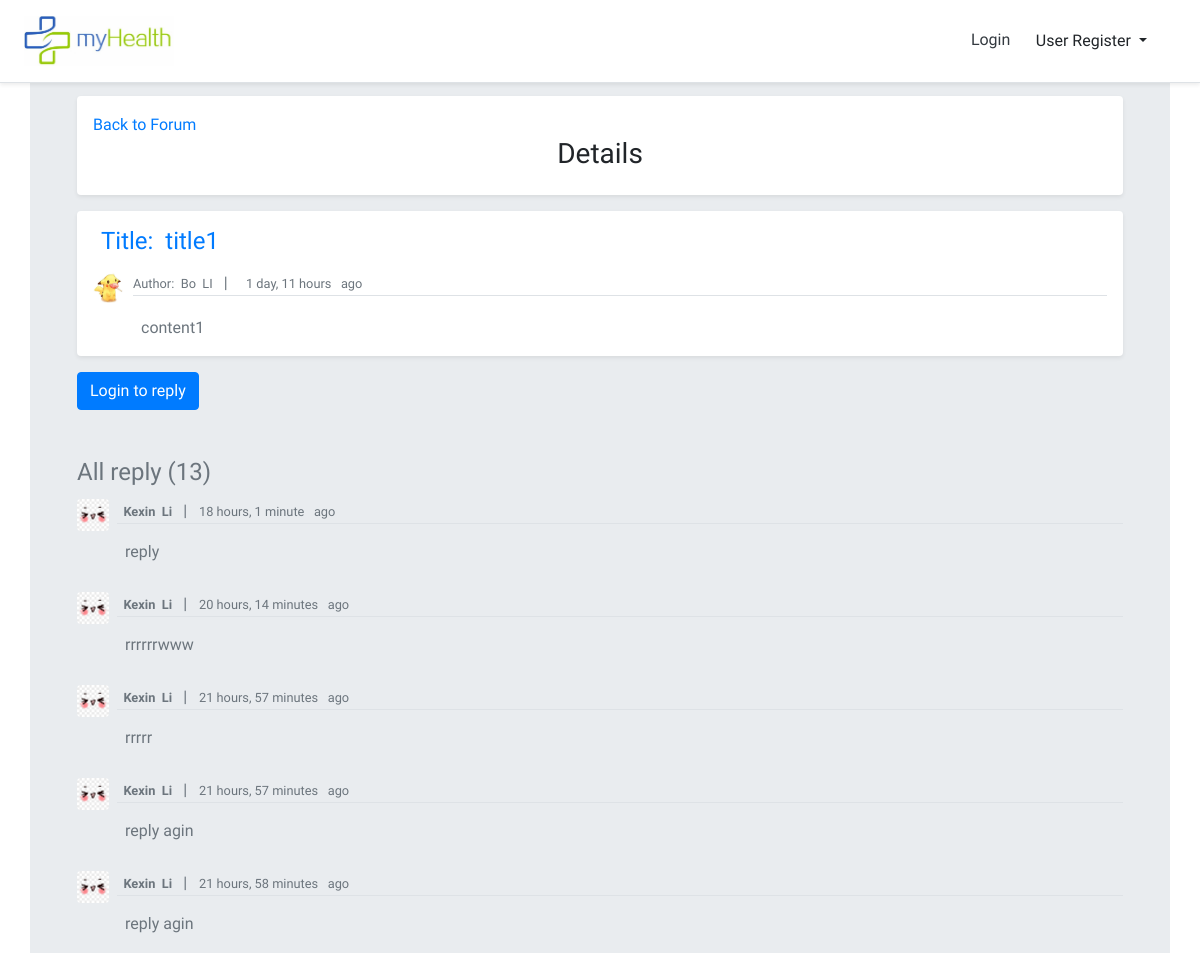
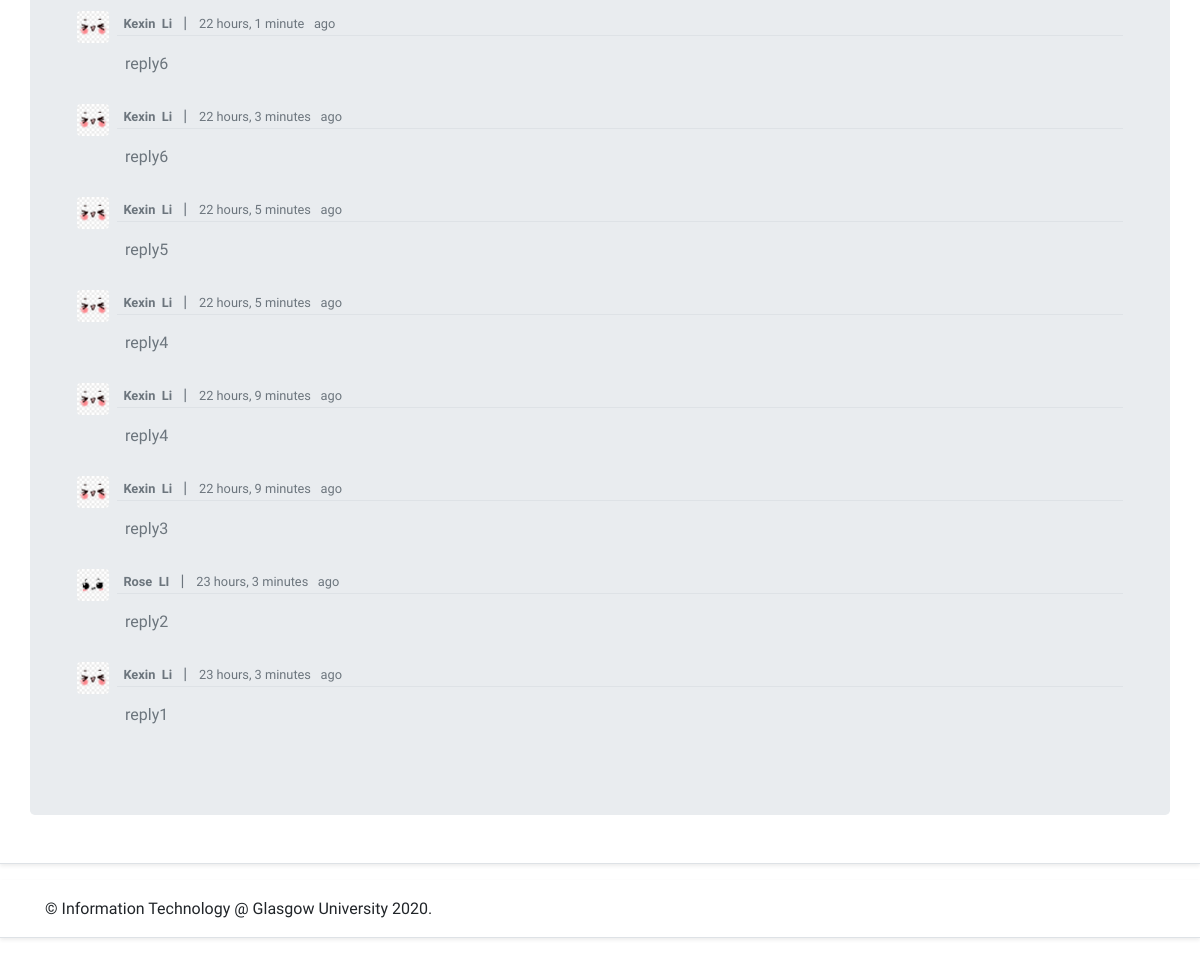
The app's page /post/1/ with its own data (2 pictures, top to bottom).
### myhealth/models.py (models this page shows, shortened)
class Post(models.Model):
    title = models.CharField(max_length=50)
    content = models.TextField()
    timestamp = models.DateTimeField(auto_now_add=True)
    author = models.ForeignKey(get_user_model(), on_delete=models.CASCADE)
    featured = models.BooleanField(default=False)
    def get_absolute_url(self):
        return reverse('post_detail',kwargs={
            'id':self.id
        })
    @property
    def get_replys(self):
        return self.replys.all().order_by('-timestamp')

class User(AbstractBaseUser, PermissionsMixin):
    email = models.EmailField(max_length=254, unique=True)
    GPNO = models.CharField(max_length=10, default='', unique=True)
    first_name = models.CharField(max_length=30, blank=True)
    last_name = models.CharField(max_length=30, blank=True)
    is_staff = models.BooleanField(default=False)
    is_superuser = models.BooleanField(default=False)
    is_patient = models.BooleanField(default=False)
    is_doctor = models.BooleanField(default=False)
    is_admin = models.BooleanField(default=False)
    is_active = models.BooleanField(default=True)
    last_login = models.DateTimeField(null=True, blank=True)
    date_joined = models.DateTimeField(auto_now_add=True)
    USERNAME_FIELD = 'email'
    EMAIL_FIELD = 'email'
    REQUIRED_FIELDS = ['GPNO','first_name','last_name']
    objects = UserManager()

class PatientProfile(models.Model):
    user = models.OneToOneField(get_user_model(), related_name='patientprofile', on_delete=models.CASCADE)
    GENDER_CHOICES = (
        (0, '------------'),
        (1, 'female'),
        (2, 'male'),
    )
    gender = models.IntegerField(choices=GENDER_CHOICES, default=0)
    birth = models.DateField(blank=True, null=True)
    address = models.CharField(max_length=255, blank=True, null=True)
    tel = models.CharField(max_length=20, blank=True, null=True)
    image = models.ImageField(default='default.jpg', upload_to='profile_pics')

class Reply(models.Model):
    user = models.ForeignKey(get_user_model(),blank=True, null=True,on_delete=models.CASCADE)
    timestamp = models.DateTimeField(auto_now_add=True)
    content = models.TextField()
    post = models.ForeignKey(Post, related_name='replys', on_delete=models.CASCADE)

class DoctorProfile(models.Model):
    user = models.OneToOneField(get_user_model(), related_name='doctorprofile', on_delete=models.CASCADE)
    staffID = models.CharField(max_length=10, default='', unique=True)
    GENDER_CHOICES = (
        (0, '------------'),
        (1, 'female'),
        (2, 'male'),
    )
    gender = models.IntegerField(choices=GENDER_CHOICES, default=0)
    birth = models.DateField(blank=True, null=True)
    address = models.CharField(max_length=255, blank=True, null=True)
    work_address = models.CharField(max_length=255, blank=True, null=True)
    tel = models.CharField(max_length=20, blank=True, null=True)
    direction = models.CharField(max_length=255, blank=True, null=True)
    description = models.CharField(max_length=255, blank=True, null=True)
    image = models.ImageField(default='default.jpg',upload_to='profile_pics')

### myhealth/views.py (the view, shortened to what this page needs)
# urls.py: path('post/<int:id>/', views.post, name='post_detail'),
def post(request, id):
    post = get_object_or_404(Post, id=id)
    reply_form = ReplyForm(request.POST or None)
    context ={
        'reply_form':reply_form,
        'post':post
    }
    return render(request,"myhealth/postDetail.html",context)

### templates/myhealth/postDetail.html (shortened to what this page needs)
{% extends "myhealth/base.html" %}
{% load staticfiles %}
{% load crispy_forms_tags %}
{% block content %}
    <div class="my-3 p-3 bg-white rounded shadow-sm">
        <section>
            <a href="{% url 'forum' %}" class="text-left">Back to Forum</a>
            <h3 class="text-center">Details</h3>
        </section>
    </div>
    <div class="my-3 p-3 bg-white rounded shadow-sm">
        <div class="media text-muted">
            <h4 class="ml-2 mb-0"><a class="article-title" href="{{ post.get_absolute_url }}">Title:&nbsp;&nbsp;{{ post.title }}</a></h4>
          </div>
        <div class="media text-muted pt-3">
            <img src="{{post.author.patientprofile.image.url}}" alt="{{post.author.first_name}}"
                class="bd-placeholder-img mr-2 rounded" width="32" height="32">
            <p class="media-body border-bottom border-gray">
                <small class="text-gray-dark">
                    Author:&nbsp;&nbsp;{{ post.author.first_name }}&nbsp;&nbsp;{{ post.author.last_name }}
                </small>
                &nbsp;&nbsp;|&nbsp;&nbsp;
                <small class="text-gray-dark">&nbsp;&nbsp;{{ post.timestamp|timesince }} &nbsp;&nbsp;ago</small>
            </p>
        </div>
        <div class="media text-muted pt-1">
            <p class="media-body ml-5 mb-0 lh-125 ">
                {{ post.content }}
            </p>
        </div>
    </div>
    {% if request.user.is_authenticated and request.user.is_doctor %}
    <div class="content-section">
        <h4>Leave your reply</h4>
        <form id="reply_form" method="POST" action="{% url 'post_detail' id=post.id %}" enctype = "multipart/form-data">
            {% csrf_token %}
            <fieldset class="form-group">
                {{ reply_form|crispy }}
            </fieldset>
            <div class="form-group">
                <button class="btn btn-outline-primary" type="submit">Reply</button>
                <a class="btn btn-outline-secondary" href="{% url 'forum' %}">Cancel</a>
            </div>
        </form>
    </div>
    {% elif request.user.is_authenticated and request.user.is_patient %}
    {% else %}
    <a href="{% url 'login' %}" class="btn btn-primary">Login to reply</a>
    {% endif %}
    <div class=" rounded bg-grey media text-muted pt-5">
      <h4> All reply <span class="no-of-comments">({{ post.replys.count }})</span></h4>
    </div>
    {% for reply in post.get_replys %}
    <div>
      <div class="media text-muted pt-1">
        {% if reply.user.doctorprofile %}
        <img src="{{ reply.user.doctorprofile.image.url }}" alt="{{ reply.user.first_name }} {{ reply.user.last_name }}" class="bd-placeholder-img mr-2 rounded" width="32" height="32">
        {% elif reply.user.adminprofile %}
        <img src="{{ reply.user.adminprofile.image.url }}" alt="{{ reply.user.first_name }} {{ reply.user.last_name }}" class="bd-placeholder-img mr-2 rounded" width="32" height="32">
        {% else %}
        <img src="{% static 'img/user.svg' %}" alt="default" class="bd-placeholder-img mr-2 rounded" width="32" height="32">
        {% endif %}
        <p class="media-body border-bottom border-gray text-black">
          <small class="text-black">
            <strong>&nbsp;&nbsp;{{ reply.user.first_name }} &nbsp;{{ reply.user.last_name }}</strong>
          </small>
          &nbsp;&nbsp;|&nbsp;&nbsp;
          <small class="text-black">{{ reply.timestamp|timesince }} &nbsp;&nbsp;ago</small>
        </p>
      </div>
      <div class="media text-muted pb-4">
        <p class="media-body ml-5 mb-0 lh-125 ">
          {{ reply.content }}
        </p>
      </div>
    </div>
    {% endfor %}
{% endblock content %}

### static/css/base.css (style rules this page uses)
a:link { text-decoration: none; font-family: 'Baloo Paaji 2', cursive; }
.h1, .h2, .h3, .h4, .h5, .h6, h1, h2, h3, h4, h5, h6, p, .p { font-family: 'Baloo Paaji 2', cursive; }

### records on screen
Post: title "title1", author.patientprofile.image (picture), author.first_name "Bo", author.last_name "LI", timestamp "1 day, 11 hours", content "content1", replys.count "13"
Reply: user.doctorprofile.image (picture), user.first_name "Kexin", user.last_name "Li", timestamp "18 hours, 1 minute", content "reply"
Reply: user.doctorprofile.image (picture), user.first_name "Kexin", user.last_name "Li", timestamp "20 hours, 14 minutes", content "rrrrrrwww"
Reply: user.doctorprofile.image (picture), user.first_name "Kexin", user.last_name "Li", timestamp "21 hours, 57 minutes", content "rrrrr"
Reply: user.doctorprofile.image (picture), user.first_name "Kexin", user.last_name "Li", timestamp "21 hours, 57 minutes", content "reply agin"
Reply: user.doctorprofile.image (picture), user.first_name "Kexin", user.last_name "Li", timestamp "21 hours, 58 minutes", content "reply agin"
Reply: user.doctorprofile.image (picture), user.first_name "Kexin", user.last_name "Li", timestamp "22 hours, 1 minute", content "reply6"
Reply: user.doctorprofile.image (picture), user.first_name "Kexin", user.last_name "Li", timestamp "22 hours, 3 minutes", content "reply6"
Reply: user.doctorprofile.image (picture), user.first_name "Kexin", user.last_name "Li", timestamp "22 hours, 5 minutes", content "reply5"
Reply: user.doctorprofile.image (picture), user.first_name "Kexin", user.last_name "Li", timestamp "22 hours, 5 minutes", content "reply4"
Reply: user.doctorprofile.image (picture), user.first_name "Kexin", user.last_name "Li", timestamp "22 hours, 9 minutes", content "reply4"
Reply: user.doctorprofile.image (picture), user.first_name "Kexin", user.last_name "Li", timestamp "22 hours, 9 minutes", content "reply3"
Reply: user.doctorprofile.image (picture), user.first_name "Rose", user.last_name "LI", timestamp "23 hours, 3 minutes", content "reply2"
Reply: user.doctorprofile.image (picture), user.first_name "Kexin", user.last_name "Li", timestamp "23 hours, 3 minutes", content "reply1"
